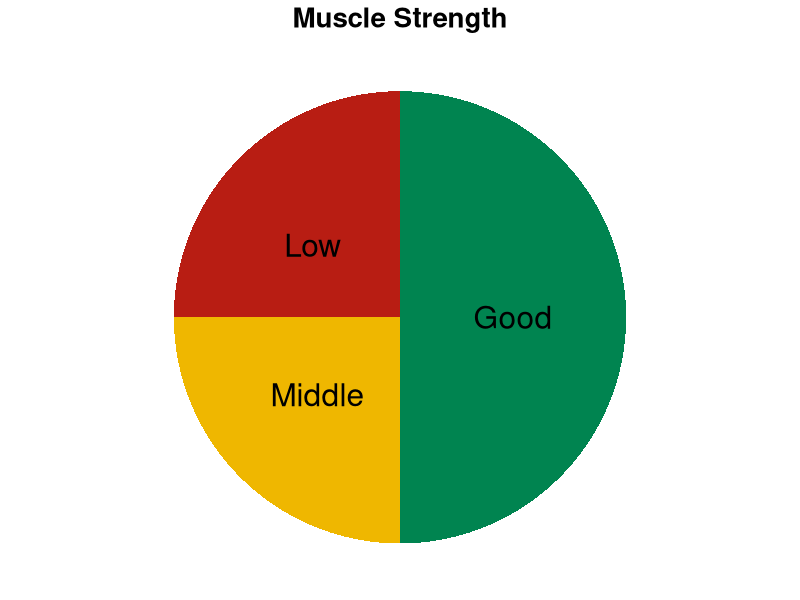
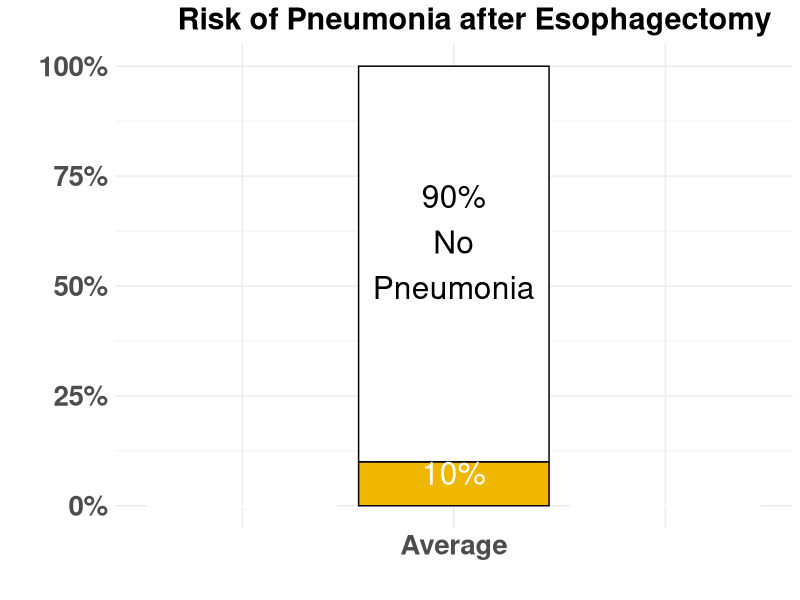
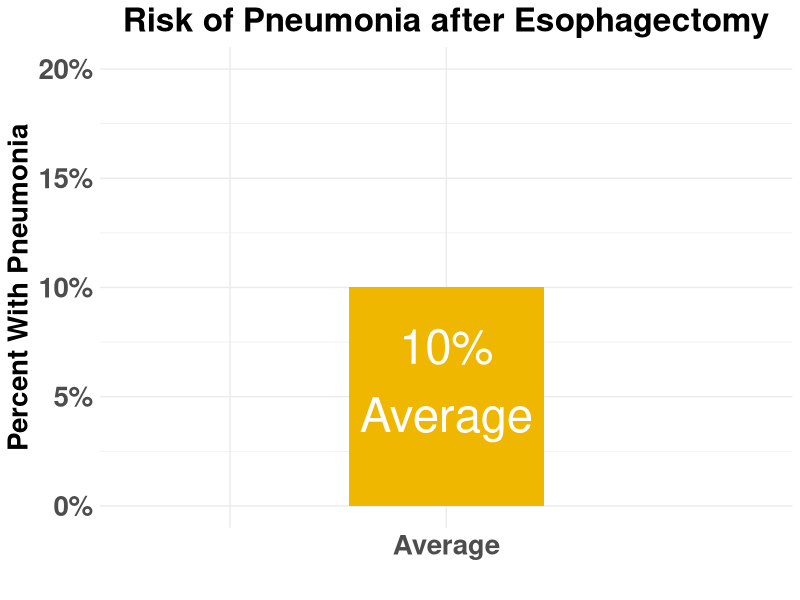
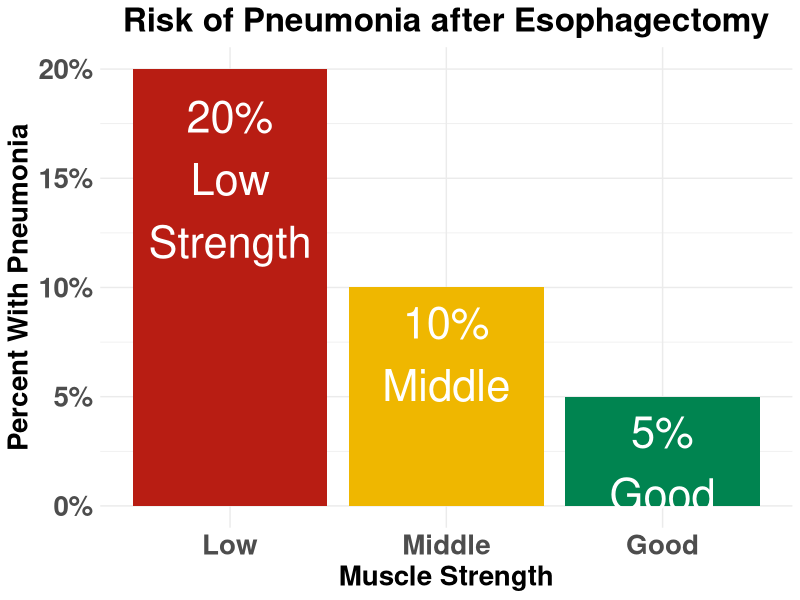

These figures' R source, in order:
## ---- chunk 1
library(ggplot2)

#create data frame
data <- data.frame("Group" = c('Good', 'Middle', 'Low'),
                   "amount" = c(50, 25, 25),
                   "risk" = c(.1,.05,.005),
                   "pos" = c(75,13,36))
data<-data[order(-data$risk),]
data$category<-factor(data$Group, levels = c("Low","Middle","Good"))
legend_ord<-c("Good","Middle","Low")

#create pie chart
ggplot(data, aes(x="", y=amount, fill=Group)) +
  geom_bar(stat="identity", width=1) +
  coord_polar("y", start=pi) +
  theme_void()+
  #scale_fill_discrete(breaks=legend_ord)
  scale_fill_manual(values=c("#008450","#EFB700","#B81D13"), breaks=legend_ord)+
  theme(legend.position="none")+
  geom_text(aes(x=1, y = pos, label = Group),size=8)+
  labs(title="Muscle Strength", face="bold", size=14)+
  theme(plot.title=element_text(size=20, face="bold", hjust=0.5))

#data

## ---- chunk 2
df2<-data.frame(pneumonia=c(0,0,0.10,0.9,0,0),strength=c("  ","  ","Average","Average","    ","    "), Outcome=c("Pneumonia", "No Pneumonia","Pneumonia", "No Pneumonia" ,"Pneumonia","No Pneumonia"),pneumonia_labels=c("","","10%","", "",""),ordering=c(5,5,2,2,1,1))
#group_widths=c(25,25,50)
p<-ggplot(data=df2, aes(x=reorder(strength,ordering),y=pneumonia, fill=Outcome))+
  geom_bar(stat="identity", color=c("white","white","black","black","white","white"))+scale_y_continuous(labels = scales::percent_format(accuracy=1),limits=c(0,1)) +
  geom_text(aes(label=pneumonia_labels),vjust=1,color="white" ,size=8)+
  theme_minimal()+
  theme( axis.text=element_text(size=20,face="bold"),axis.title.x=element_text(size=20, face="bold"),axis.title.y=element_text(size=20, face="bold"),plot.title = element_text(hjust=0.75,face="bold",size=22)) +
  ggtitle("Risk of Pneumonia after Esophagectomy") +
  labs(y="",x="") +
  scale_fill_manual(values=c("white","#EFB700"))+
  scale_color_manual(values=c("black","black","black"))+
  theme(legend.position="none")+
  annotate("text", x =2,y=0.6, label= "90%\nNo\nPneumonia", size=8)
  #theme(legend.key = element_rect(color="black"), legend.title = element_text(size=16), legend.text =element_text(size=14)  )
p
## ---- chunk 3

df1<-data.frame(pneumonia=c(0,0.10,0),strength=c("","Average",""),pneumonia_labels =c("","10%\nAverage",""))
strengths=c("","Average","Average")
group_widths=c(25,25,50)
p<-ggplot(data=df1, aes(x=strength,y=pneumonia))+
  geom_bar(stat="identity", fill="#EFB700")+scale_x_discrete(limits=strengths)+scale_y_continuous(labels = scales::percent_format(accuracy=1),limits=c(0,.2)) +
        geom_text(aes(label=pneumonia_labels),vjust=1.4, color="white",size=12)+
  theme_minimal()+
  theme( axis.text=element_text(size=20,face="bold"),axis.title.x=element_text(size=20, face="bold"),axis.title.y=element_text(size=20, face="bold"),plot.title = element_text(hjust=0.5,face="bold",size=24)) +
  ggtitle("Risk of Pneumonia after Esophagectomy") +
  labs(y="Percent With Pneumonia",x="") 
p
## ---- chunk 4
library(ggplot2)
df1<-data.frame(pneumonia=c(0.20,0.10,0.05),strength=c("Low","Middle","Good"),pneumonia_labels =c("20%\nLow\nStrength","10%\nMiddle","5%\nGood"))
strengths=c("Low","Middle","Good")
group_widths=c(25,25,50)
p<-ggplot(data=df1, aes(x=strength,y=pneumonia))+
  geom_bar(stat="identity", fill=c("#B81D13","#EFB700","#008450"))+scale_x_discrete(limits=strengths)+scale_y_continuous(labels = scales::percent_format(accuracy=1)) +
        geom_text(aes(label=pneumonia_labels),vjust=1.2, color="white",size=11)+
  theme_minimal()+
  theme( axis.text=element_text(size=20,face="bold"),axis.title.x=element_text(size=20, face="bold"),axis.title.y=element_text(size=20, face="bold"),plot.title = element_text(hjust=0.5,face="bold",size=24)) +
  ggtitle("Risk of Pneumonia after Esophagectomy") +
  labs(y="Percent With Pneumonia",x="Muscle Strength") 
p
